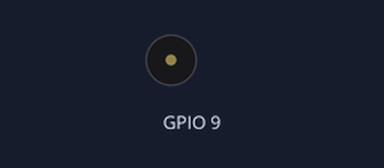
This program was run on a simulated ESP32 board running MicroPython. Shown: buzzer (waves = sounding). At 5.3 s the program stops and its outputs stay as they are.

Above: at 0.1 s.
At 0.7 s:
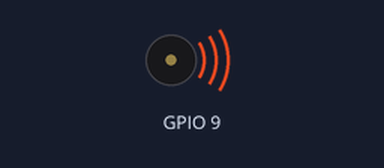
Timing chart, 0 to 6.5 s (numbered marks = the images above):
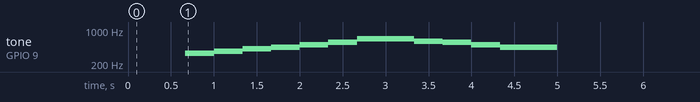

Measured:
- by itself, tone on GPIO 9: plays 329 Hz for 0.33 s, 369 Hz for 0.33 s, 415 Hz for 0.33 s, 440 Hz for 0.33 s, 493 Hz for 0.33 s, 554 Hz for 0.33 s … (11 notes in this stretch)

The program:

example_player.py
```python
import time
import machine

from note_definitions import parse_melody


BUZZER_PIN = 9
BPM = 180

DEMO_MELODY = [
    'RQ', 'RQ', 'Q-E4', 'Q-F#4',
    'Q-G#4', 'Q-A4', 'Q-B4', 'Q-C#5',
    'H-E5', 'Q-D5', 'Q-C#5', 'Q-B4',
    'H-A4', 'RQ'
]


def _set_duty(pwm, on):
    value = 32768 if on else 0
    try:
        pwm.duty_u16(value)
    except AttributeError:
        pwm.duty(512 if on else 0)


def play_melody(melody_tokens, pin=BUZZER_PIN, bpm=BPM):
    pwm = machine.PWM(machine.Pin(pin))
    _set_duty(pwm, False)

    for freq, duration_ms in parse_melody(melody_tokens, bpm=bpm):
        if freq > 0:
            pwm.freq(int(freq))
            _set_duty(pwm, True)
        else:
            _set_duty(pwm, False)
        time.sleep_ms(duration_ms)

    _set_duty(pwm, False)
    pwm.deinit()


if __name__ == "__main__":
    play_melody(DEMO_MELODY)
```

note_definitions.py
```python
import math

# Frequency to Note Conversion Function
def frequency_to_note(frequency):
    # Define constants
    NOTES = ['C', 'C#', 'D', 'D#', 'E', 'F', 'F#', 'G', 'G#', 'A', 'A#', 'B']
    OCTAVE_MULTIPLIER = 2
    KNOWN_NOTE_NAME, KNOWN_NOTE_OCTAVE, KNOWN_NOTE_FREQUENCY = ('A', 4, 440)

    # Calculate distance from known note
    note_multiplier = OCTAVE_MULTIPLIER ** (1 / len(NOTES))
    frequency_relative_to_known_note = frequency / KNOWN_NOTE_FREQUENCY
    distance_from_known_note = math.log(frequency_relative_to_known_note, note_multiplier)
    distance_from_known_note = round(distance_from_known_note)

    # Calculate note name and octave
    known_note_index_in_octave = NOTES.index(KNOWN_NOTE_NAME)
    known_note_absolute_index = KNOWN_NOTE_OCTAVE * len(NOTES) + known_note_index_in_octave
    note_absolute_index = known_note_absolute_index + distance_from_known_note
    note_octave, note_index_in_octave = note_absolute_index // len(NOTES), note_absolute_index % len(NOTES)
    note_name = NOTES[note_index_in_octave]
    return (note_name, note_octave)

# Note to Frequency Conversion Function
def note_to_frequency(note_name, octave):
    NOTES = ['C', 'C#', 'D', 'D#', 'E', 'F', 'F#', 'G', 'G#', 'A', 'A#', 'B']
    OCTAVE_MULTIPLIER = 2
    KNOWN_NOTE_NAME, KNOWN_NOTE_OCTAVE, KNOWN_NOTE_FREQUENCY = ('A', 4, 440)

    known_note_index_in_octave = NOTES.index(KNOWN_NOTE_NAME)
    known_note_absolute_index = KNOWN_NOTE_OCTAVE * len(NOTES) + known_note_index_in_octave
    note_absolute_index = octave * len(NOTES) + NOTES.index(note_name)
    distance_from_known_note = note_absolute_index - known_note_absolute_index

    frequency = KNOWN_NOTE_FREQUENCY * (OCTAVE_MULTIPLIER ** (distance_from_known_note / len(NOTES)))
    return frequency

# Rhythm Durations and Rest Durations Based on Combined Format
durations = {
    'W': 4.0,  # Whole note (4 beats)
    'H': 2.0,  # Half note (2 beats)
    'Q': 1.0,  # Quarter note (1 beat)
    'E': 0.5,  # Eighth note (0.5 beats)
    'S': 0.25, # Sixteenth note (0.25 beats)
    'T': 0.125, # Thirty-second note (0.125 beats)
    'W.': 6.0, # Dotted whole note (6 beats)
    'H.': 3.0, # Dotted half note (3 beats)
    'Q.': 1.5, # Dotted quarter note (1.5 beats)
    'E.': 0.75, # Dotted eighth note (0.75 beats)
    'S.': 0.375, # Dotted sixteenth note (0.375 beats)
    'T.': 0.1875, # Dotted thirty-second note (0.1875 beats)
    'RS': 0.25, # Sixteenth rest (0.25 beats)
    'RE': 0.5, # Eighth rest (0.5 beats)
    'RQ': 1.0, # Quarter rest (1 beat)
    'RH': 2.0, # Half rest (2 beats)
    'RW': 4.0, # Whole rest (4 beats)
    'RT': 0.125, # Thirty-second rest (0.125 beats)
    'RS.': 0.375, # Dotted sixteenth rest (0.375 beats)
    'RE.': 0.75, # Dotted eighth rest (0.75 beats)
    'RQ.': 1.5, # Dotted quarter rest (1.5 beats)
    'RH.': 3.0, # Dotted half rest (3 beats)
    'RW.': 6.0, # Dotted whole rest (6 beats)
}

def parse_melody(melody, bpm=120):
    """Convert tokenized melody strings into (frequency, duration_ms) tuples.

    Token format:
      - Note: "Q-E4", "H.-A5", ...
      - Rest: "RQ", "RE.", ...
    """
    if bpm <= 0:
        raise ValueError("bpm must be greater than 0")

    parsed_melody = []
    ms_per_beat = 60000 / bpm
    for item in melody:
        if item.startswith('R'):
            if item not in durations:
                raise ValueError(f"Unknown rest token: '{item}'")
            duration = int(durations[item] * ms_per_beat)
            parsed_melody.append((0, duration))
            continue

        if '-' not in item:
            raise ValueError(f"Invalid note token: '{item}'")

        rhythm, note = item.split('-', 1)
        if rhythm not in durations:
            raise ValueError(f"Unknown note duration token: '{rhythm}'")
        if len(note) < 2:
            raise ValueError(f"Invalid note token: '{item}'")

        octave = note[-1]
        if not octave.isdigit():
            raise ValueError(f"Invalid octave in token: '{item}'")

        duration = int(durations[rhythm] * ms_per_beat)
        frequency = note_to_frequency(note[:-1], int(octave))
        parsed_melody.append((frequency, duration))
    return parsed_melody
```
